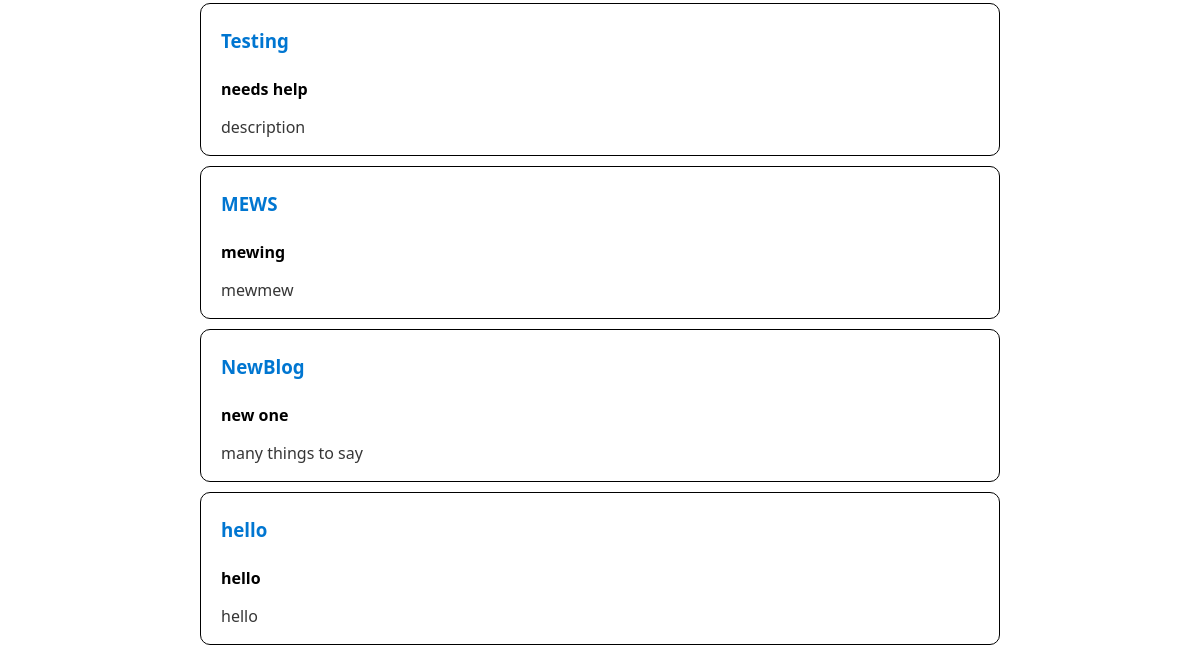
Before: /explore (lower part) with the older database file.
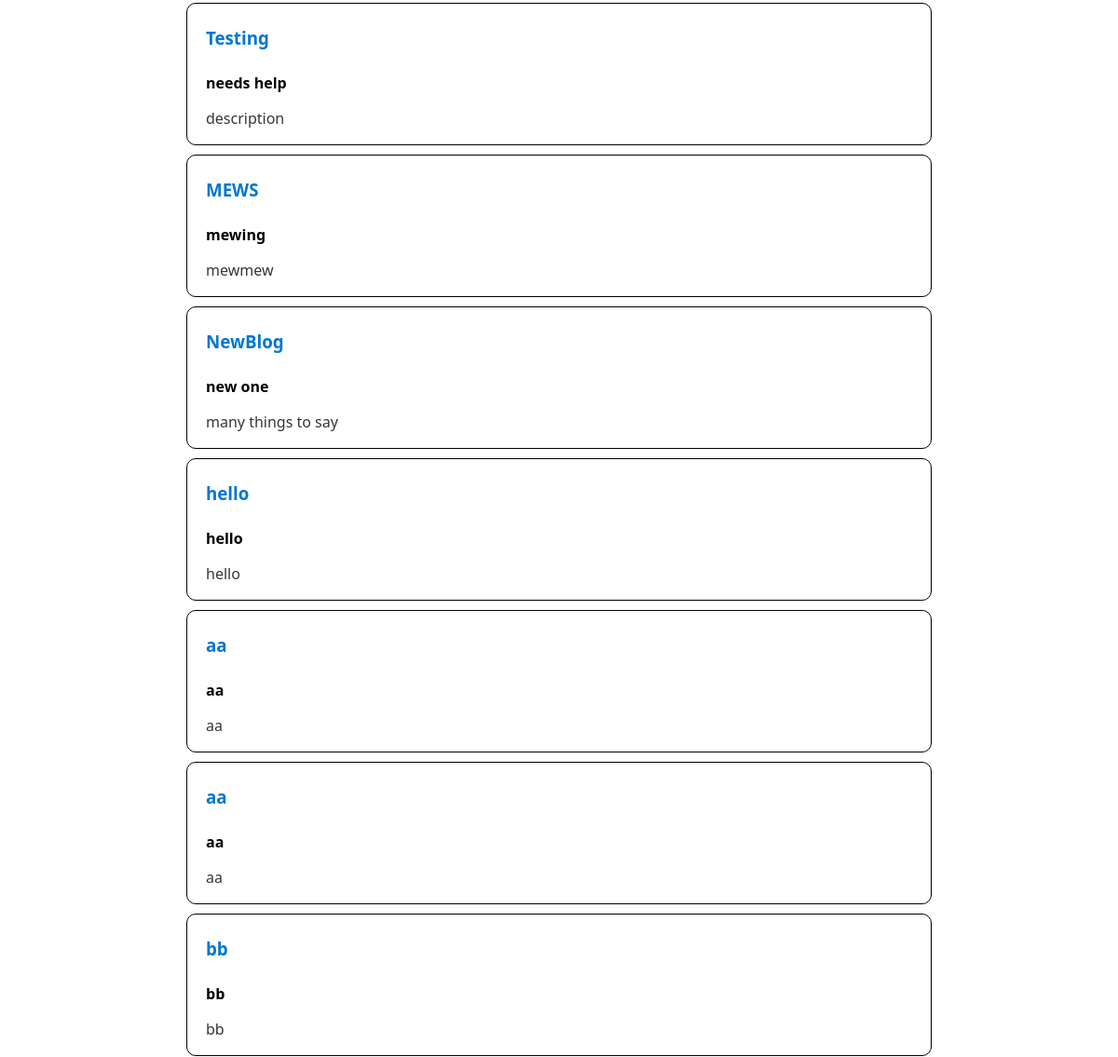
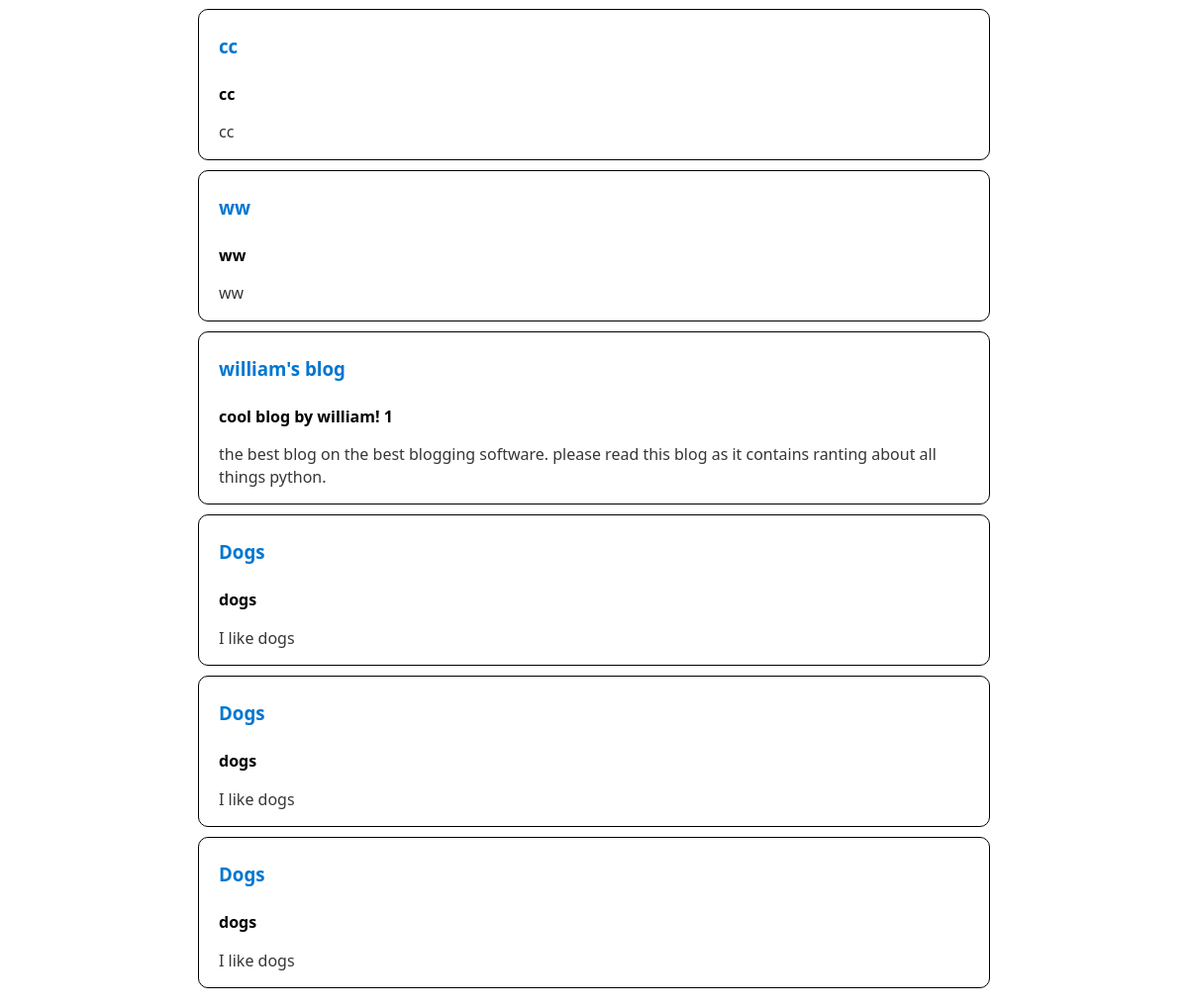
After: the same page with the newer database file (2 pictures, top to bottom).
### tables this page shows
CREATE TABLE blogs (id INTEGER PRIMARY KEY AUTOINCREMENT, title TEXT NOT NULL, slug TEXT NOT NULL, subtitle TEXT, description TEXT, posts TEXT, author INTEGER NOT NULL, history TEXT, created_at INTEGER NOT NULL, updated_at INTEGER NOT NULL);

### __init__.py (the view)
@app.route('/explore')
def explore():
    username = flask.session.get('username')
    blogs = blog_table.get_all(cursor=connection.cursor())
    users = user_table.get_all(cursor=connection.cursor())
    print(blogs)
    return render_homepage.build_page(username=username, blogs=blogs, users=users)

### database/blog.py (called while the page is built)
def get_all(cursor, **kwargs):
    query = "SELECT * FROM blogs WHERE "
    for key, value in kwargs.items():
        query += "{} = '{}' AND ".format(key, value)
    query = query[:-5]
    cursor.execute(query)
    blogs = cursor.fetchall()
    return blogs

### database/user.py (called while the page is built)
def get_all(cursor, **kwargs):
    query = "SELECT * FROM blogs WHERE "
    for key, value in kwargs.items():
        query += "{} = '{}' AND ".format(key, value)
    query = query[:-5]
    cursor.execute(query)
    users = cursor.fetchall()
    return users

### render/homepage.py (called while the page is built)
def build_page(**kwargs):
    return flask.render_template('explore.html', **kwargs)

### templates/explore.html (shortened to what this page needs)
<!DOCTYPE html>
<html>
<head>
    <link rel="stylesheet" href="/static/css/page.css">
</head>
<body>
  {% for blog in blogs %}
  <div class="blog-container">
      <h3>
    <a href="/blog/{{blog[2].lower()}}">
      {{ blog[1] }}
    </a>
  </h3>
  <h4>
      {{ blog[3] }}
  </h4>
  <p>
      {{ blog[4] }}
  </p>
  </div>
  {% endfor %}
</body>
</html>

### static/css/page.css (style rules this page uses)
:root { --background-body: #fff; --background: #efefef; --background-alt: #f7f7f7; --selection: #9e9e9e; --text-main: #363636; --text-bright: #000; --text-muted: #70777f; --links: #0076d1; --focus: #0096bfab; --border: #dbdbdb; --code: #000; --animation-duration: 0.1s; --button-base: #d0cfcf; --button-hover: #9b9b9b; --scrollbar-thumb: rgb(170, 170, 170); --scrollbar-thumb-hover: var(--button-hover); --form-placeholder: #949494; --form-text: #1d1d1d; --variable: #39a33c; --highlight: #ff0; }
html { scrollbar-color: rgb(170, 170, 170) #fff; scrollbar-color: var(--scrollbar-thumb) var(--background-body); scrollbar-width: thin; }
body { font-family: system-ui, -apple-system, BlinkMacSystemFont, 'Segoe UI', 'Roboto', 'Oxygen', 'Ubuntu', 'Cantarell', 'Fira Sans', 'Droid Sans', 'Helvetica Neue', 'Segoe UI Emoji', 'Apple Color Emoji', 'Noto Color Emoji', sans-serif; line-height: 1.4; max-width: 800px; margin: 20px auto; padding: 0 10px; word-wrap: break-word; color: #363636; color: var(--text-main); background: #fff; background: var(--background-body); text-rendering: optimizeLegibility; }
h1, h2, h3, h4, h5, h6 { margin-bottom: 12px; margin-top: 24px; }
h3 { color: #000; color: var(--text-bright); }
h4 { color: #000; color: var(--text-bright); }
h1, h2, h3, h4, h5, h6, b, strong, th { font-weight: 600; }
::placeholder { color: #949494; color: var(--form-placeholder); }
a { text-decoration: none; color: #0076d1; color: var(--links); }
.blog-container { padding: 0px 20px; border: 1px solid #000000; border-radius: 10px; margin: 10px 0; }

Changed rows visible on the page:
added blogs: title "aa", subtitle "aa", description "aa"
added blogs: title "aa", subtitle "aa", description "aa"
added blogs: title "bb", subtitle "bb", description "bb"
added blogs: title "cc", subtitle "cc", description "cc"
added blogs: title "ww", subtitle "ww", description "ww"
added blogs: title "william's blog", subtitle "cool blog by william! 1", description "the best blog on the best blogging software. please read this blog as it contains ranting about all things python."
added blogs: title "Dogs", subtitle "dogs", description "I like dogs"
added blogs: title "Dogs", subtitle "dogs", description "I like dogs"
added blogs: title "Dogs", subtitle "dogs", description "I like dogs"
